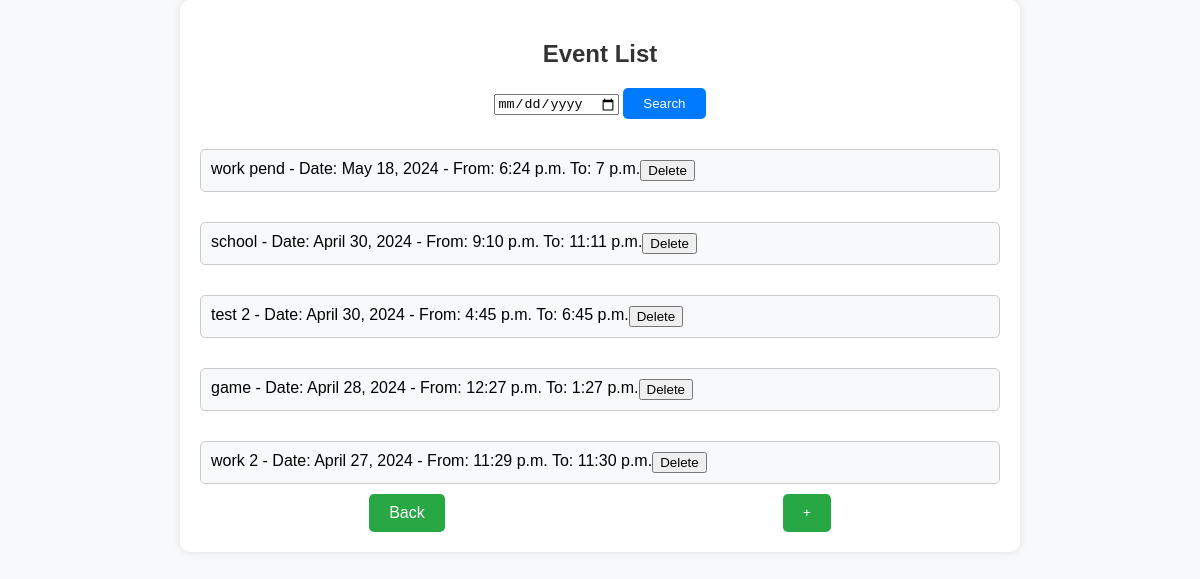
/calendar/ (signed in), run on the app's committed database.
### ashaease/models.py (models this page shows, shortened)
class Event(models.Model):
    user = models.ForeignKey(User, on_delete=models.CASCADE, related_name="events")
    title = models.CharField(max_length=100)
    event_date = models.DateField()
    start_time = models.TimeField()
    end_time = models.TimeField()

### ashaease/views.py (the view)
# urls.py: path('calendar/', views.calendar, name="calendar"),
@login_required
def calendar(request):
    if request.method == 'POST':
        form = EventForm(request.POST)
        if form.is_valid():
            event = form.save(commit=False)
            event.user = request.user
            event.save()
            return redirect('calendar')
    else:
        form = EventForm()
    events = Event.objects.filter(user=request.user,).order_by('-event_date')
    return render(request, 'calendar.html', {'form': form, 'events': events})

### ashaease/forms.py
class EventForm(forms.ModelForm):
    class Meta:
        model = Event
        fields = ['title', 'event_date', 'start_time', 'end_time']
        widgets = {
            'event_date': forms.DateInput(attrs={'type': 'date'}),
            'start_time': forms.TimeInput(attrs={'type': 'time'}),
            'end_time': forms.TimeInput(attrs={'type': 'time'}),
        }

### ashaease/templates/calendar.html (shortened to what this page needs)
<!DOCTYPE html>
<html lang="en">
<head>
</head>
<body>
<div class="container">
  <h2>Event List</h2>
  <div class="search-container">
    <input type="date" id="event-search-date">
    <button id="search-btn" onclick="searchEvents()">Search</button>
  </div>
  <div id="events-container" class="event-list">
    {% for event in events %}
    <div class="event-list " id="event-list" style="display: flex ;padding: 10px; border: 1px solid #ccc; border-radius: 5px; margin-bottom: 10px; background-color: #f8f9fa;">
      {{ event.title }} - Date: {{ event.event_date }} - From: {{ event.start_time }} To: {{ event.end_time }}
      <form method="post" action="{% url 'delete_event' %}">
        <button type="submit">Delete</button>
      </form>
    </div>
    {% endfor %}
  </div>
  <div style="display: flex; justify-content: space-around;">
    <a class="add-event-btn" style="text-decoration: none;" href="/home">Back</a>
    <button class="add-event-btn" id="add-event-btn-1">+</button>
  </div>
</div>
</body>
</html>

### ashaease/templates/calendar.html (style rules this page uses)
body { font-family: Arial, sans-serif; margin: 0; padding: 0; background-color: #f8f9fa; }
.container { max-width: 800px; margin: 0 auto; padding: 20px; background-color: #fff; border-radius: 10px; box-shadow: 0 0 10px rgba(0, 0, 0, 0.1); }
h2 { margin-bottom: 20px; text-align: center; color: #333; }
.search-container { text-align: center; margin-bottom: 20px; }
#search-btn { padding: 8px 20px; background-color: #007bff; color: #fff; border: none; border-radius: 5px; cursor: pointer; }
.add-event-btn { padding: 10px 20px; background-color: #28a745; color: #fff; border: none; border-radius: 5px; cursor: pointer; display: block; }
.event-list { margin-top: 30px; }

### data on the page
Event: title "work pend", event_date "May 18, 2024", start_time "6:24 p.m.", end_time "7 p.m."
Event: title "school", event_date "April 30, 2024", start_time "9:10 p.m.", end_time "11:11 p.m."
Event: title "test 2", event_date "April 30, 2024", start_time "4:45 p.m.", end_time "6:45 p.m."
Event: title "game", event_date "April 28, 2024", start_time "12:27 p.m.", end_time "1:27 p.m."
Event: title "work 2", event_date "April 27, 2024", start_time "11:29 p.m.", end_time "11:30 p.m."
